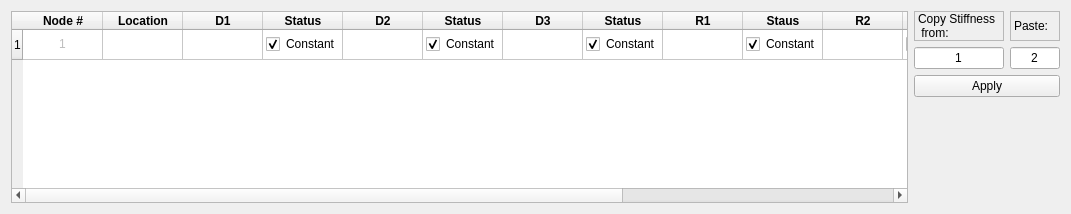
          <widget class="QWidget" name="DiscreteSpringsTab">
           <attribute name="title">
            <string>Discrete Grounded Springs</string>
           </attribute>
           <layout class="QHBoxLayout" name="horizontalLayout_6">
            <item>
             <widget class="QTableWidget" name="Discrete_grounded_spring_table">
              <property name="minimumSize">
               <size>
                <width>897</width>
                <height>0</height>
               </size>
              </property>
              <property name="alternatingRowColors">
               <bool>true</bool>
              </property>
              <attribute name="horizontalHeaderCascadingSectionResizes">
               <bool>false</bool>
              </attribute>
              <attribute name="horizontalHeaderDefaultSectionSize">
               <number>80</number>
              </attribute>
              <row>
               <property name="text">
                <string>1</string>
               </property>
              </row>
              <column>
               <property name="text">
                <string>Node #</string>
               </property>
               <property name="font">
                <font>
                 <weight>75</weight>
                 <bold>true</bold>
                </font>
               </property>
              </column>
              <column>
               <property name="text">
                <string>Location</string>
               </property>
               <property name="font">
                <font>
                 <weight>75</weight>
                 <bold>true</bold>
                </font>
               </property>
              </column>
              <column>
               <property name="text">
                <string>D1</string>
               </property>
               <property name="font">
                <font>
                 <weight>75</weight>
                 <bold>true</bold>
                </font>
               </property>
              </column>
              <column>
               <property name="text">
                <string>Status</string>
               </property>
               <property name="font">
                <font>
                 <weight>75</weight>
                 <bold>true</bold>
                </font>
               </property>
              </column>
              <column>
               <property name="text">
                <string>D2</string>
               </property>
               <property name="font">
                <font>
                 <weight>75</weight>
                 <bold>true</bold>
                </font>
               </property>
              </column>
              <column>
               <property name="text">
                <string>Status</string>
               </property>
               <property name="font">
                <font>
                 <weight>75</weight>
                 <bold>true</bold>
                </font>
               </property>
              </column>
              <column>
               <property name="text">
                <string>D3</string>
               </property>
               <property name="font">
                <font>
                 <weight>75</weight>
                 <bold>true</bold>
                </font>
               </property>
              </column>
              <column>
               <property name="text">
                <string>Status</string>
               </property>
               <property name="font">
                <font>
                 <weight>75</weight>
                 <bold>true</bold>
                </font>
               </property>
              </column>
              <column>
               <property name="text">
                <string>R1</string>
               </property>
               <property name="font">
                <font>
                 <weight>75</weight>
                 <bold>true</bold>
                </font>
               </property>
              </column>
              <column>
               <property name="text">
                <string>Staus</string>
               </property>
               <property name="font">
                <font>
                 <weight>75</weight>
                 <bold>true</bold>
                </font>
               </property>
              </column>
              <column>
               <property name="text">
                <string>R2</string>
               </property>
               <property name="font">
                <font>
                 <weight>75</weight>
                 <bold>true</bold>
                </font>
               </property>
              </column>
              <column>
               <property name="text">
                <string>Status</string>
               </property>
               <property name="font">
                <font>
                 <weight>75</weight>
                 <bold>true</bold>
                </font>
               </property>
              </column>
              <column>
               <property name="text">
                <string>R3</string>
               </property>
               <property name="font">
                <font>
                 <weight>75</weight>
                 <bold>true</bold>
                </font>
               </property>
              </column>
              <column>
               <property name="text">
                <string>Status</string>
               </property>
               <property name="font">
                <font>
                 <weight>75</weight>
                 <bold>true</bold>
                </font>
               </property>
              </column>
              <column>
               <property name="text">
                <string>Warping</string>
               </property>
               <property name="font">
                <font>
                 <weight>75</weight>
                 <bold>true</bold>
                </font>
               </property>
              </column>
              <column>
               <property name="text">
                <string>Status</string>
               </property>
               <property name="font">
                <font>
                 <weight>75</weight>
                 <bold>true</bold>
                </font>
               </property>
              </column>
              <item row="0" column="0">
               <property name="text">
                <string>1</string>
               </property>
               <property name="textAlignment">
                <set>AlignCenter</set>
               </property>
               <property name="flags">
                <set>ItemIsDragEnabled|ItemIsUserCheckable</set>
               </property>
              </item>
              <item row="0" column="3">
               <property name="text">
                <string>Constant</string>
               </property>
               <property name="checkState">
                <enum>Checked</enum>
               </property>
               <property name="flags">
                <set>ItemIsDragEnabled|ItemIsUserCheckable|ItemIsEnabled</set>
               </property>
              </item>
              <item row="0" column="5">
               <property name="text">
                <string>Constant</string>
               </property>
               <property name="checkState">
                <enum>Checked</enum>
               </property>
               <property name="flags">
                <set>ItemIsDragEnabled|ItemIsUserCheckable|ItemIsEnabled</set>
               </property>
              </item>
              <item row="0" column="7">
               <property name="text">
                <string>Constant</string>
               </property>
               <property name="checkState">
                <enum>Checked</enum>
               </property>
               <property name="flags">
                <set>ItemIsDragEnabled|ItemIsUserCheckable|ItemIsEnabled</set>
               </property>
              </item>
              <item row="0" column="9">
               <property name="text">
                <string>Constant</string>
               </property>
               <property name="checkState">
                <enum>Checked</enum>
               </property>
               <property name="flags">
                <set>ItemIsDragEnabled|ItemIsUserCheckable|ItemIsEnabled</set>
               </property>
              </item>
              <item row="0" column="11">
               <property name="text">
                <string>Constant</string>
               </property>
               <property name="checkState">
                <enum>Checked</enum>
               </property>
               <property name="flags">
                <set>ItemIsDragEnabled|ItemIsUserCheckable|ItemIsEnabled</set>
               </property>
              </item>
              <item row="0" column="13">
               <property name="text">
                <string>Constant</string>
               </property>
               <property name="checkState">
                <enum>Checked</enum>
               </property>
               <property name="flags">
                <set>ItemIsDragEnabled|ItemIsUserCheckable|ItemIsEnabled</set>
               </property>
              </item>
              <item row="0" column="15">
               <property name="text">
                <string>Constant</string>
               </property>
               <property name="checkState">
                <enum>Checked</enum>
               </property>
               <property name="flags">
                <set>ItemIsDragEnabled|ItemIsUserCheckable|ItemIsEnabled</set>
               </property>
              </item>
             </widget>
            </item>
            <item>
             <layout class="QGridLayout" name="gridLayout_8">
              <item row="4" column="0" colspan="2">
               <widget class="QPushButton" name="Apply_spring_copy">
                <property name="maximumSize">
                 <size>
                  <width>150</width>
                  <height>16777215</height>
                 </size>
                </property>
                <property name="text">
                 <string>Apply</string>
                </property>
               </widget>
              </item>
              <item row="5" column="0">
               <spacer name="verticalSpacer_4">
                <property name="orientation">
                 <enum>Qt::Vertical</enum>
                </property>
                <property name="sizeHint" stdset="0">
                 <size>
                  <width>20</width>
                  <height>40</height>
                 </size>
                </property>
               </spacer>
              </item>
              <item row="1" column="0">
               <widget class="QLabel" name="Copy_stiffness_label">
                <property name="frameShape">
                 <enum>QFrame::StyledPanel</enum>
                </property>
                <property name="text">
                 <string>Copy Stiffness 
 from:</string>
                </property>
               </widget>
              </item>
              <item row="2" column="1">
               <widget class="QLineEdit" name="Paste_number_spring">
                <property name="maximumSize">
                 <size>
                  <width>50</width>
                  <height>16777215</height>
                 </size>
                </property>
                <property name="layoutDirection">
                 <enum>Qt::LeftToRight</enum>
                </property>
                <property name="text">
                 <string>2</string>
                </property>
                <property name="alignment">
                 <set>Qt::AlignCenter</set>
                </property>
               </widget>
              </item>
              <item row="2" column="0">
               <widget class="QLineEdit" name="Copy_number_spring">
                <property name="sizePolicy">
                 <sizepolicy hsizetype="Expanding" vsizetype="Fixed">
                  <horstretch>30</horstretch>
                  <verstretch>0</verstretch>
                 </sizepolicy>
                </property>
                <property name="minimumSize">
                 <size>
                  <width>90</width>
                  <height>0</height>
                 </size>
                </property>
                <property name="maximumSize">
                 <size>
                  <width>50</width>
                  <height>16777215</height>
                 </size>
                </property>
                <property name="text">
                 <string>1</string>
                </property>
                <property name="echoMode">
                 <enum>QLineEdit::Normal</enum>
                </property>
                <property name="alignment">
                 <set>Qt::AlignCenter</set>
                </property>
               </widget>
              </item>
              <item row="1" column="1">
               <widget class="QLabel" name="Paste_stiffness_label">
                <property name="frameShape">
                 <enum>QFrame::StyledPanel</enum>
                </property>
                <property name="text">
                 <string>Paste:</string>
                </property>
               </widget>
              </item>
             </layout>
            </item>
           </layout>
          </widget>
